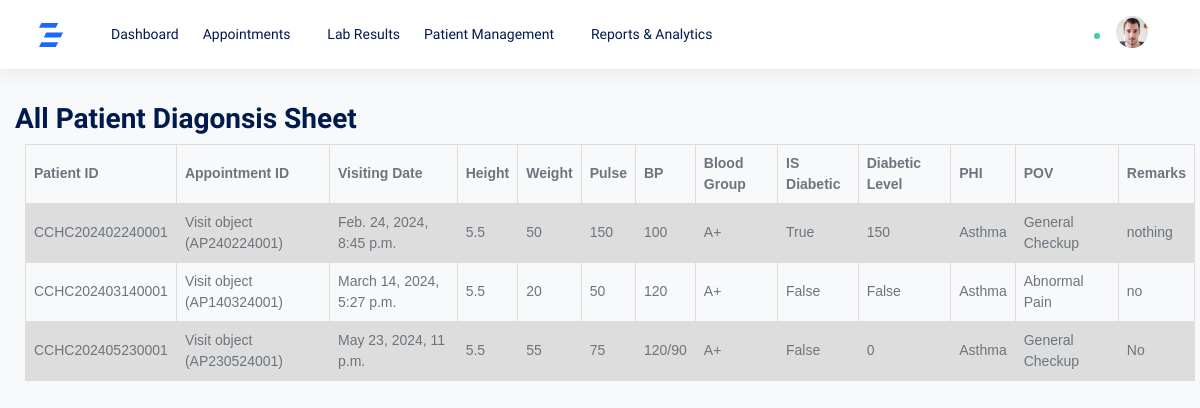
Before: /junior_doctor/juniorDoctor_apl with the older database file.
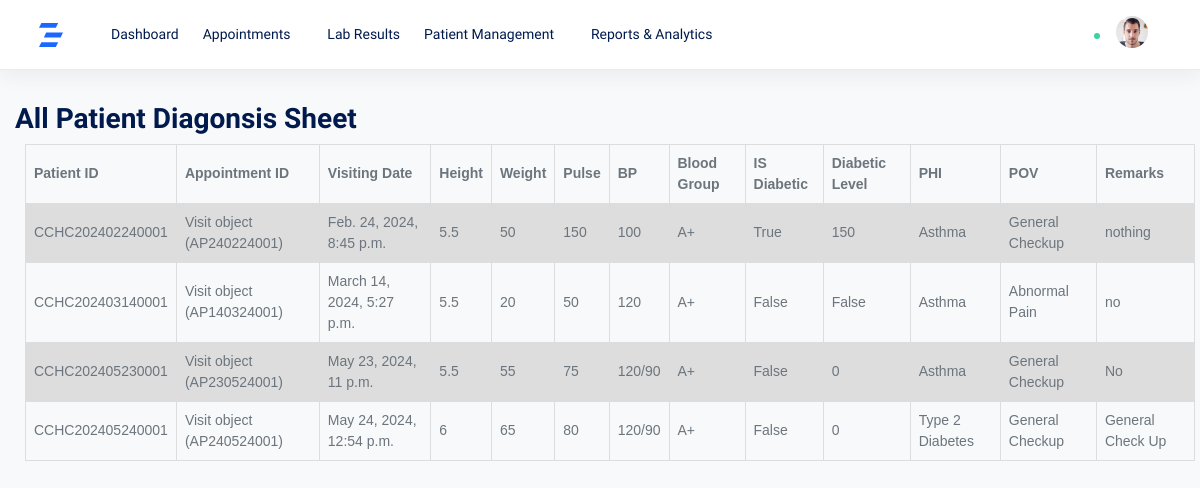
After: the same page with the newer database file.
### patient/models.py (models this page shows, shortened)
class JDD(models.Model):
    appointment_id = models.OneToOneField('Visit', on_delete=models.CASCADE, primary_key=True)
    patient_id = models.ForeignKey('PatientPrimaryData', on_delete=models.CASCADE)
    date_and_time = models.DateTimeField(auto_now_add=True)
    height = models.CharField(max_length=100)
    weight = models.CharField(max_length=100)
    pulse = models.CharField(max_length=100)
    bp = models.CharField(max_length=100)
    blood_group = models.CharField(max_length=100)
    is_diabetic = models.BooleanField(default=False)
    diabetic_level = models.CharField(max_length=100, blank=True, default=None)
    phi = models.TextField(max_length=1000)
    pov = models.TextField(max_length=300)
    remarks = models.TextField(max_length=1000)

class PatientPrimaryData(models.Model):
    patient_id = models.CharField(max_length=16, unique=True)
    patient_name = models.CharField(max_length=100)
    patient_age = models.PositiveIntegerField()
    patient_dob = models.DateField()
    patient_gender = models.CharField(max_length=10)
    mobile_number = models.CharField(max_length=17)
    guardian_name = models.CharField(max_length=100)
    relationship = models.CharField(max_length=100)
    registration_date = models.DateField(default=timezone.now)
    state = models.CharField(max_length=100)
    district = models.CharField(max_length=100)
    address=models.TextField(max_length=250, default='')
    def __str__(self):
        return self.patient_id

class Visit(models.Model):
    appointment_id = models.CharField(max_length=12, unique=True,primary_key=True)
    patient_id = models.ForeignKey('PatientPrimaryData', on_delete=models.CASCADE)
    visit_date = models.DateField()
    doctor_name = models.CharField(max_length=50)
    patient_type = models.CharField(max_length=20)
    doctor_fee = models.DecimalField(max_digits=10, decimal_places=2)
    gst = models.DecimalField(max_digits=10, decimal_places=2)
    discount = models.DecimalField(max_digits=10, decimal_places=2)
    subtotal = models.DecimalField(max_digits=10, decimal_places=2)
    total_amount = models.DecimalField(max_digits=10, decimal_places=2)
    today_date = models.DateField(auto_now_add=True)
    patient_token = models.CharField(max_length=6)

### junior_doctor/views.py (the view)
# urls.py: path('juniorDoctor_apl',views.juniorDoctor_apl,name="juniorDoctor_apl"),
def juniorDoctor_apl(request):
    jdoctor=JDD.objects.all()
    context={
        'jdoctor':jdoctor,
    }
    for i in jdoctor:
        print(i)
    return render(request,'juniorDoctor_apl.html',context)

### templates/juniorDoctor_apl.html (shortened to what this page needs)
{% extends 'juniorDoctor_base.html'%}
{% load static %}
{% block body %}
</head>
<body>
<h2>All Patient Diagonsis Sheet</h2>
<table>
  <tr>
    <th>Patient ID</th>
    <th>Appointment ID</th>
    <th>Visiting Date</th>
    <th>Height</th>
    <th>Weight</th>
    <th>Pulse</th>
    <th>BP</th>
    <th>Blood Group</th>
    <th>IS Diabetic</th>
    <th>Diabetic Level</th>
    <th>PHI</th>
    <th>POV</th>
    <th>Remarks</th>
  </tr>
    {% for patient in jdoctor %}
  <tr>
    <td>{{ patient.patient_id }}</td>
    <td>{{ patient.appointment_id }}</td>
    <td>{{ patient.date_and_time }}</td>
    <td>{{ patient.height }}</td>
    <td>{{ patient.weight }}</td>
    <td>{{ patient.pulse }}</td>
    <td>{{ patient.bp }}</td>
    <td>{{ patient.blood_group }}</td>
    <td>{{ patient.is_diabetic }}</td>
    <td>{{ patient.diabetic_level }}</td>
    <td>{{ patient.phi }}</td>
    <td>{{ patient.pov }}</td>
    <td>{{ patient.remarks}}</td>
  </tr>
  {% endfor %}
</table>
</body>
{% endblock %}

### templates/juniorDoctor_base.html (shortened to what this page needs)
{% load static %}
<!doctype html>
<html lang="en">
  <head>
    <link rel="stylesheet" href="{% static 'assets/doctor/css/simplebar.css' %}">
    <link rel="stylesheet" href="{% static 'assets/doctor/css/feather.css' %}">
    <link rel="stylesheet" href="{% static 'assets/doctor/css/select2.css' %}">
    <link rel="stylesheet" href="{% static 'assets/doctor/css/dropzone.css' %}">
    <link rel="stylesheet" href="{% static 'assets/doctor/css/uppy.min.css' %}">
    <link rel="stylesheet" href="{% static 'assets/doctor/css/jquery.steps.css' %}">
    <link rel="stylesheet" href="{% static 'assets/doctor/css/jquery.timepicker.css' %}">
    <link rel="stylesheet" href="{% static 'assets/doctor/css/quill.snow.css' %}">
    <link rel="stylesheet" href="{% static 'assets/doctor/css/daterangepicker.css' %}">
    <link rel="stylesheet" href="{% static 'assets/doctor/css/app-light.css' %}" id="lightTheme">
    <link rel="stylesheet" href="{% static 'assets/doctor/css/app-dark.css' %}" id="darkTheme" disabled>
  </head>
  <body class="horizontal light  ">
    <div class="wrapper">
      <nav class="navbar navbar-expand-lg navbar-light bg-white flex-row border-bottom shadow">
        <div class="container-fluid">
          <a class="navbar-brand mx-lg-1 mr-0" href="{% url 'junior_doctor:juniorDoctor_dashboard' %}">
          </a>
          <div class="navbar-slide bg-white ml-lg-4" id="navbarSupportedContent">
            <ul class="navbar-nav mr-auto">
               <li class="nav-item">
                <a class="nav-link" href="{% url 'junior_doctor:juniorDoctor_dashboard' %}">
                  <span class="ml-lg-2">Dashboard</span>
                </a>
              </li>
              <li class="nav-item dropdown">
                <a href="#" id="ui-elementsDropdown" class="dropdown-toggle nav-link" role="button" data-toggle="dropdown" aria-haspopup="true" aria-expanded="false">
                  <span class="ml-lg-2">Appointments</span>
                </a>
              </li>
              <li class="nav-item">
                <a class="nav-link" href="#">
                  <span class="ml-lg-2">Lab Results</span>
                </a>
              </li>
              <li class="nav-item dropdown">
                <a href="#" id="formsDropdown" class="dropdown-toggle nav-link" role="button" data-toggle="dropdown" aria-haspopup="true" aria-expanded="false">
                  <span class="ml-lg-2">Patient Management</span>
                </a>
              </li>
             <li class="nav-item">
                <a class="nav-link" href="{% url 'junior_doctor:juniorDoctor_patientList' %}">
                  <span class="ml-lg-2">Reports & Analytics</span>
                </a>
              </li>
            </ul>
          </div>
          <ul class="navbar-nav d-flex flex-row">
            <li class="nav-item">
              <a class="nav-link text-muted my-2" href="./#" id="modeSwitcher" data-mode="light">
                <i class="fe fe-sun fe-16"></i>
              </a>
            </li>
            <li class="nav-item">
              <a class="nav-link text-muted my-2" href="./#" data-toggle="modal" data-target=".modal-shortcut">
                <i class="fe fe-grid fe-16"></i>
              </a>
            </li>
            <li class="nav-item nav-notif">
              <a class="nav-link text-muted my-2" href="./#" data-toggle="modal" data-target=".modal-notif">
                <i class="fe fe-bell fe-16"></i>
                <span class="dot dot-md bg-success"></span>
              </a>
            </li>
            <li class="nav-item dropdown ml-lg-0">
              <a class="nav-link dropdown-toggle text-muted" href="#" id="navbarDropdownMenuLink" role="button" data-toggle="dropdown" aria-haspopup="true" aria-expanded="false">
                <span class="avatar avatar-sm mt-2">
                  <img src="{% static 'doctor/assets/avatars/face-1.jpg' %}" alt="..." class="avatar-img rounded-circle">
                </span>
              </a>
            </li>
          </ul>
        </div>
      </nav>
      <main role="main" class="main-content">
        <div class="container-fluid">
          {% block body%}
          {% endblock %}
</div>
      </main>
    </div>
  </body>
</html>

### static/assets/doctor/css/feather.css (style rules this page uses)
.fe { font-family: "feather" !important; speak: none; font-style: normal; font-weight: normal; font-variant: normal; text-transform: none; line-height: 1; -webkit-font-smoothing: antialiased; -moz-osx-font-smoothing: grayscale; }
.fe-16 { font-size: 16px; }
.fe-bell:before { content: ""; }
.fe-grid:before { content: ""; }
.fe-sun:before { content: ""; }

### templates/juniorDoctor_apl.html (style rules this page uses)
table { font-family: arial, sans-serif; border-collapse: collapse; width: 100%; margin-left: 10px; margin-right: 25px; }
td, th { border: 1px solid #dddddd; text-align: left; padding: 8px; }
tr:nth-child(even) { background-color: #dddddd; }

Changed rows visible on the page:
added JDD: patient_id "CCHC202405240001", appointment_id "Visit object (AP240524001)", date_and_time "May 24, 2024, 12:54 p.m.", height "6", weight "65", pulse "80", bp "120/90", blood_group "A+", is_diabetic "False", diabetic_level "0", phi "Type 2 Diabetes", pov "General Checkup", remarks "General Check Up"
